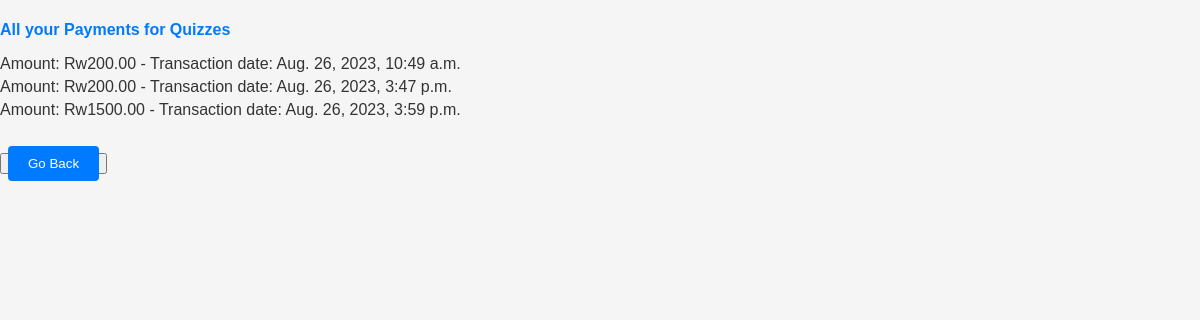
Page /realacc/transactions/pay_quizzes/ (signed in) on the committed database.
### realacc/models.py (models this page shows)
class Pay_quizz(models.Model):
    user = models.ForeignKey(User, on_delete=models.CASCADE)
    amount = models.DecimalField(max_digits=10, decimal_places=2)
    timestamp = models.DateTimeField(auto_now_add=True)

### realacc/views.py (the view)
# urls.py: path('transactions/pay_quizzes/', views.pay_quizzes, name='pay_quizzes'),
def pay_quizzes(request):
    payquizzes = Pay_quizz.objects.filter(user=request.user)
    return render(request, 'realacc/trans/pay_quizzes.html', {'payquizzes': payquizzes})

### realacc/template/realacc/trans/pay_quizzes.html
{% extends 'realacc/trans/base.html' %}
{% block content %}
<h4>All your Payments for Quizzes</h4>
<ul>
    {% for payquiz in payquizzes %}
    <li>Amount: Rw{{ payquiz.amount }} - Transaction date: {{ payquiz.timestamp }}</li>
    {% endfor %}
</ul>
<br>
<button>
    <a href="{% url 'real_account' %}">Go Back</a>
</button>
{% endblock %}

### realacc/static/realacc/trans/main.css (style rules this page uses)
body { font-family: Arial, sans-serif; margin: 0; padding: 0; background-color: #f5f5f5; color: #333; }
h3, h4 { color: #007bff; margin-bottom: 10px; }
ul { list-style: none; padding-left: 0; }
li { margin-bottom: 5px; }
button a { text-decoration: none; color: #fff; background-color: #007bff; padding: 10px 20px; border-radius: 4px; transition: background-color 0.3s; }
a { text-decoration: none; color: #007bff; }

### rows in the picture
Pay_quizz: amount "200.00", timestamp "Aug. 26, 2023, 10:49 a.m."
Pay_quizz: amount "200.00", timestamp "Aug. 26, 2023, 3:47 p.m."
Pay_quizz: amount "1500.00", timestamp "Aug. 26, 2023, 3:59 p.m."
